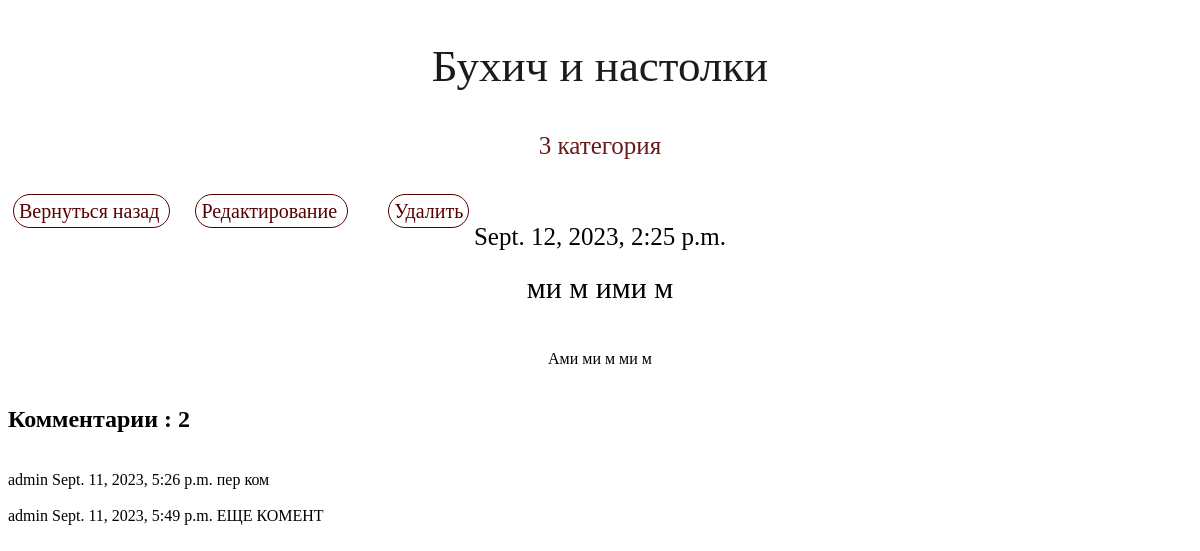
The app's page /post/detail/12, older data.
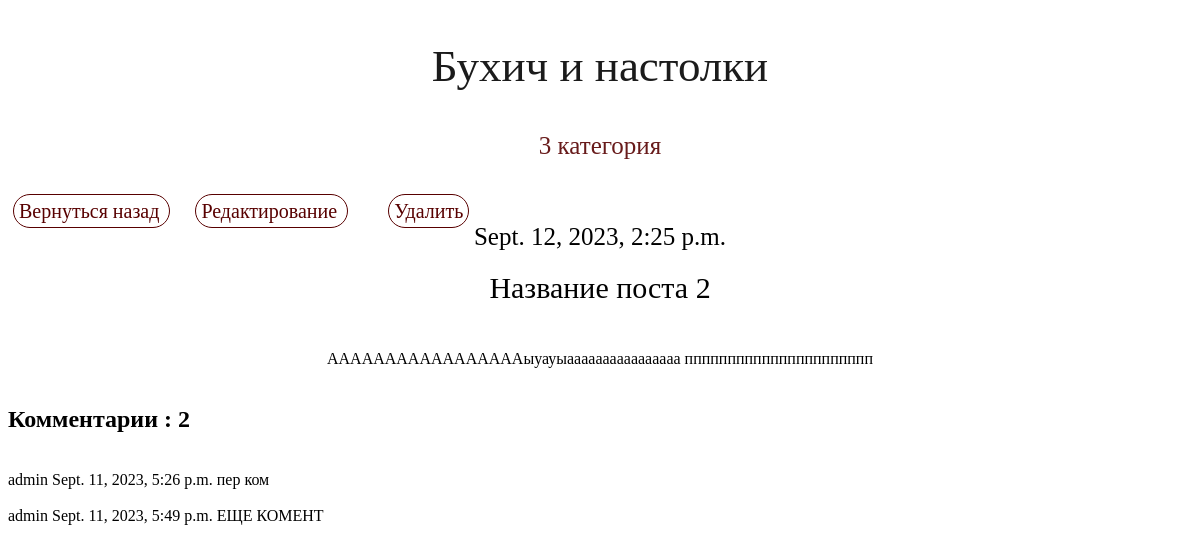
The same page, newer data.
### blog/models.py (models this page shows, shortened)
class Post(models.Model):
    title = models.CharField(max_length=100, verbose_name='Тема')
    text = models.TextField(verbose_name='Текст')
    created_date = models.DateTimeField(verbose_name='Дата создания', auto_now_add=True, )
    publish_date = models.DateTimeField(verbose_name='Дата публикации', auto_now_add=True)
    status_published_post = models.BooleanField(default=False, verbose_name='Статус поста')
    category = models.ForeignKey('Category', verbose_name='Категория', blank=True, null=True, on_delete=models.CASCADE)

class Category(models.Model):
    text = models.CharField(max_length=100, verbose_name='Категория')
    def __str__(self):
        return f'{self.text}'

### blog/views.py (the view)
# urls.py: path('post/detail/<int:post_pk>', post_detail, name='post_detail'),
def post_detail(request, post_pk):
    post = Post.objects.get(pk=post_pk)
    comments = Comments.objects.filter(post=post_pk)
    kol_comments = comments.count()
    return render(request, 'blog/post_detail.html', {
                                                    'post': post,
                                                     'comments': comments,
                                                     'kol_comments': kol_comments
                                                                        })

### blog/models.py (called while the page is built)
    def __str__(self):
        return f'{self.text}'

### blog/templates/blog/post_detail.html (shortened to what this page needs)
<!DOCTYPE html>
<html lang="en">
<head>
</head>
<body>
    <div style="text-align: center; margin-top: 40px; margin-bottom: 40px ">
        <a style="font-size: 45px; color: #1b1b1b" href="{% url 'post_list' %}"> Бухич и настолки </a>
    </div>
    <div style="text-align: center; margin-top: 40px; margin-bottom: 40px ">
        <a style="font-size: 25px; color: #681b1b" > {{ post.category }} </a>
    </div>
    <div style="text-align: left;  ">
        <a style="font-size: 20px; margin: 5px; color: #580000; border: 1px solid; border-radius: 25px; padding: 5px "
           href="{% url 'post_list' %}"> Вернуться назад
        </a>
        <a style="font-size: 20px; margin: 20px; margin-right: 20px; color: #580000; border: 1px solid; border-radius: 35px; padding: 5px "
           href="{% url 'post_edit' post_pk=post.pk %}"> Редактирование
        </a>
        <a style="font-size: 20px; margin: 20px; margin-right: 20px; color: #580000; border: 1px solid; border-radius: 35px; padding: 5px "
           href="{% url 'post_delete' post_pk=post.pk %}"> Удалить
        </a>
    </div>
    <div style="">
        <div style="">
              <div style="font-size: 25px; text-align: center">{{ post.created_date }}</div>
              <div style="font-size: 30px; text-align: center; padding: 20px" >
                  <a > {{ post.title }} </a>
              </div>
              <div style="margin-top: 25px; text-align: center" >
                {{ post.text }}
              </div>
        </div>
    </div>
        <br style="margin-top: 25px; text-align: left" >
        <h2>Комментарии : {{ kol_comments }} </h2>
        {%for i in comments%}
           <br> {{ i.author }}
            {{ i.publish_date }}
            {{ i }}
        {% endfor %}
</body>
</html>

Row changes from the older to the newer data that the page shows:
changed Post "3 категория": title "ми м ими м" → "Название поста 2"; text "Ами ми м ми м" → "АААААААААААААААААыуауыаааааааааааааааа пппппппппппппппппппппп"
